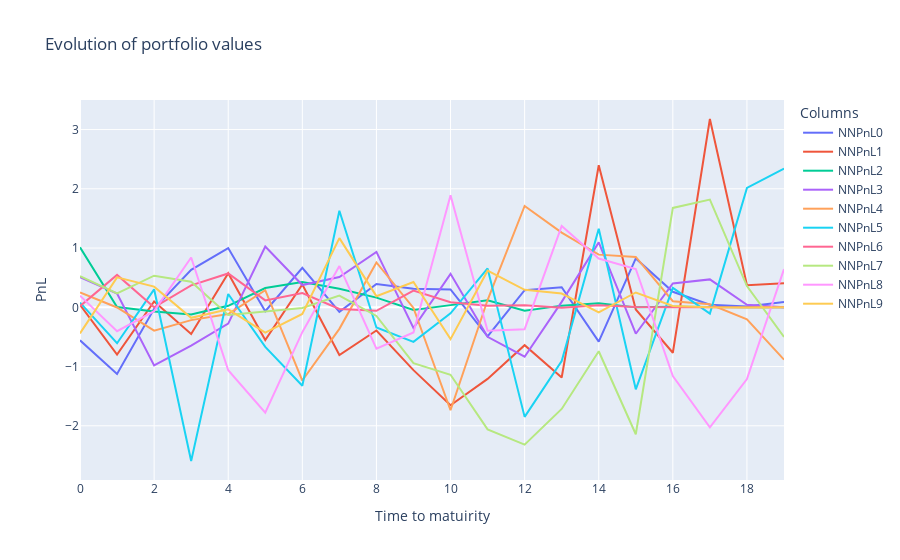

Notebook cell for this chart:
### Code cell
fig = go.Figure()
# Add traces for each column
for column in rewards.columns:
    fig.add_trace(go.Scatter(x=rewards.index, y=rewards[column], mode='lines', name=f"NNPnL{column}"))
    #fig.add_trace(go.Scatter(x=rewards_1.index, y=rewards_1[column], mode='lines', name=f"DeltaPnL{column}"))

# Update layout
fig.update_layout(
    title='Evolution of portfolio values',
    xaxis_title='Time to matuirity',
    yaxis_title='PnL',
    template='plotly',
    legend=dict(title='Columns'),
)

# Show the plot
fig.show()

### Figure 1 — Plotly figure (JSON) as saved in the notebook; plotly's stock layout.template omitted (floating-point values rounded to 4 significant figures)
{"data": [{"mode": "lines", "name": "NNPnL0", "type": "scatter", "x": [0, 1, 2, 3, 4, 5, 6, 7, 8, 9, 10, 11, 12, 13, 14, 15, 16, 17, 18, 19], "y": [-0.557, -1.126, -0.02653, 0.6331, 1.0, -0.0668, 0.6665, -0.07685, 0.3925, 0.3119, 0.302, -0.4922, 0.2897, 0.3396, -0.5793, 0.8254, 0.2618, 0.04488, 0.01371, 0.08785]}, {"mode": "lines", "name": "NNPnL1", "type": "scatter", "x": [0, 1, 2, 3, 4, 5, 6, 7, 8, 9, 10, 11, 12, 13, 14, 15, 16, 17, 18, 19], "y": [0.04145, -0.7989, 0.09804, -0.4494, 0.5752, -0.5517, 0.3841, -0.806, -0.3905, -1.061, -1.653, -1.208, -0.6391, -1.185, 2.397, -0.03619, -0.7666, 3.178, 0.3721, 0.4061]}, {"mode": "lines", "name": "NNPnL2", "type": "scatter", "x": [0, 1, 2, 3, 4, 5, 6, 7, 8, 9, 10, 11, 12, 13, 14, 15, 16, 17, 18, 19], "y": [1.013, 0.004093, -0.0686, -0.12, 0.0256, 0.3261, 0.4262, 0.3125, 0.163, -0.04451, 0.03706, 0.1191, -0.05844, 0.02841, 0.06998, -0.0009274, 0.009397, 0.001189, 9.272e-05, -0.0001147]}, {"mode": "lines", "name": "NNPnL3", "type": "scatter", "x": [0, 1, 2, 3, 4, 5, 6, 7, 8, 9, 10, 11, 12, 13, 14, 15, 16, 17, 18, 19], "y": [0.5085, 0.2327, -0.981, -0.6463, -0.2757, 1.026, 0.3755, 0.5104, 0.9358, -0.3496, 0.5649, -0.4986, -0.8336, 0.09218, 1.096, -0.446, 0.4028, 0.4713, 0.04366, 0.001892]}, {"mode": "lines", "name": "NNPnL4", "type": "scatter", "x": [0, 1, 2, 3, 4, 5, 6, 7, 8, 9, 10, 11, 12, 13, 14, 15, 16, 17, 18, 19], "y": [0.2506, -0.003121, -0.3948, -0.2162, -0.1135, 0.2886, -1.236, -0.3634, 0.757, -0.009673, -1.737, 0.1227, 1.71, 1.261, 0.8889, 0.8505, 0.1031, 0.05065, -0.202, -0.8832]}, {"mode": "lines", "name": "NNPnL5", "type": "scatter", "x": [0, 1, 2, 3, 4, 5, 6, 7, 8, 9, 10, 11, 12, 13, 14, 15, 16, 17, 18, 19], "y": [0.0791, -0.6057, 0.3037, -2.594, 0.2249, -0.6679, -1.323, 1.628, -0.3406, -0.5825, -0.1023, 0.6562, -1.849, -0.9064, 1.327, -1.384, 0.3275, -0.1054, 2.015, 2.342]}, {"mode": "lines", "name": "NNPnL6", "type": "scatter", "x": [0, 1, 2, 3, 4, 5, 6, 7, 8, 9, 10, 11, 12, 13, 14, 15, 16, 17, 18, 19], "y": [0.02029, 0.5466, -0.0008461, 0.3704, 0.5711, 0.1171, 0.2391, -0.02706, -0.05843, 0.2838, 0.08675, 0.02777, 0.03471, -0.008369, 0.03349, 0.006205, -9.193e-05, -0.0002214, -2.218e-05, 8.279e-05]}, {"mode": "lines", "name": "NNPnL7", "type": "scatter", "x": [0, 1, 2, 3, 4, 5, 6, 7, 8, 9, 10, 11, 12, 13, 14, 15, 16, 17, 18, 19], "y": [0.5261, 0.2345, 0.5335, 0.4331, -0.1281, -0.0754, -0.01023, 0.1984, -0.1458, -0.9436, -1.138, -2.061, -2.317, -1.716, -0.7417, -2.142, 1.678, 1.819, 0.3592, -0.5006]}, {"mode": "lines", "name": "NNPnL8", "type": "scatter", "x": [0, 1, 2, 3, 4, 5, 6, 7, 8, 9, 10, 11, 12, 13, 14, 15, 16, 17, 18, 19], "y": [0.1968, -0.4026, -0.06428, 0.8406, -1.062, -1.777, -0.4198, 0.6959, -0.6971, -0.4254, 1.89, -0.3942, -0.3691, 1.372, 0.8224, 0.6472, -1.161, -2.025, -1.211, 0.6444]}, {"mode": "lines", "name": "NNPnL9", "type": "scatter", "x": [0, 1, 2, 3, 4, 5, 6, 7, 8, 9, 10, 11, 12, 13, 14, 15, 16, 17, 18, 19], "y": [-0.4407, 0.505, 0.3488, -0.1776, -0.03485, -0.4287, -0.1129, 1.168, 0.1882, 0.4276, -0.5369, 0.6185, 0.2951, 0.2326, -0.08624, 0.2502, 0.02331, 0.001016, -0.001931, 0.0001079]}], "layout": {"legend": {"title": {"text": "Columns"}}, "title": {"text": "Evolution of portfolio values"}, "xaxis": {"title": {"text": "Time to matuirity"}}, "yaxis": {"title": {"text": "PnL"}}}}
